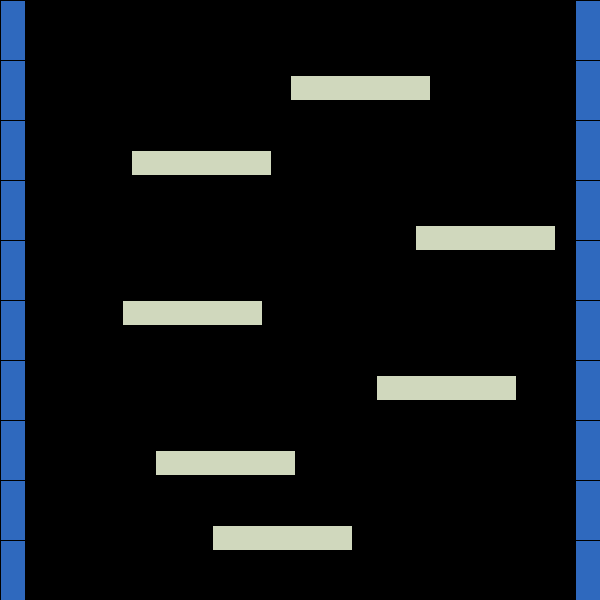
Frame 1 (no input)
Frame 60 (the mouse pressed at the canvas centre just before this capture): identical to frame 1, image omitted
Frame 120 (the mouse held since frame 60 and released just before this capture): identical to frame 1, image omitted

The Processing sketch that drew this single still picture (run headless with seeded random() and noise(); from frame 60 on, the mouse is pressed at the canvas centre):

// Processing sketch: week03_5_processing_NS_SHAFT_02_draw_floor
// ── week03_5_processing_NS_SHAFT_02_draw_floor.pde
// week03_5_processing_NS_SHAFT_02_draw_floor
// 修改自 week03_4_processing_NS_SHAFT_01_build_wall
// 小朋友下樓梯 現在加上地板
void setup(){
  size(600,600);
  for (int i=0; i<20; i++) floorX[i] = int(random(25,600-140-25));
}
int[]floorX = new int[20];
void draw(){
  background(0,5.95);
  fill(47,105,190);
  for(int i=0; i<=10; i++){
    rect(0,i*60,25,60);
    rect(600-25,i*60,25,60);
  }
  fill(208,216,189);
  //rect(200,200,140,25);
  for (int i=0; i<20; i++){
   rect(floorX[i], 75+i*75,140,25);
  }
}
